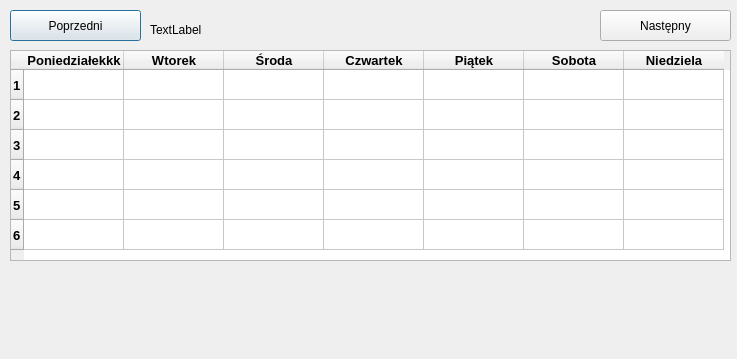
<?xml version="1.0" encoding="UTF-8"?>
<ui version="4.0">
 <class>Statystyki</class>
 <widget class="QDialog" name="Statystyki">
  <property name="geometry">
   <rect>
    <x>0</x>
    <y>0</y>
    <width>737</width>
    <height>359</height>
   </rect>
  </property>
  <property name="windowTitle">
   <string>Dialog</string>
  </property>
  <widget class="QTableWidget" name="tbwyswietlanie">
   <property name="geometry">
    <rect>
     <x>10</x>
     <y>50</y>
     <width>721</width>
     <height>211</height>
    </rect>
   </property>
   <property name="font">
    <font>
     <pointsize>10</pointsize>
     <weight>75</weight>
     <bold>true</bold>
    </font>
   </property>
   <property name="autoFillBackground">
    <bool>true</bool>
   </property>
   <row>
    <property name="text">
     <string>1</string>
    </property>
   </row>
   <row>
    <property name="text">
     <string>2</string>
    </property>
   </row>
   <row>
    <property name="text">
     <string>3</string>
    </property>
   </row>
   <row>
    <property name="text">
     <string>4</string>
    </property>
   </row>
   <row>
    <property name="text">
     <string>5</string>
    </property>
   </row>
   <row>
    <property name="text">
     <string>6</string>
    </property>
   </row>
   <column>
    <property name="text">
     <string>Poniedziałekkk</string>
    </property>
   </column>
   <column>
    <property name="text">
     <string>Wtorek</string>
    </property>
   </column>
   <column>
    <property name="text">
     <string>Środa</string>
    </property>
   </column>
   <column>
    <property name="text">
     <string>Czwartek</string>
    </property>
   </column>
   <column>
    <property name="text">
     <string>Piątek</string>
    </property>
   </column>
   <column>
    <property name="text">
     <string>Sobota</string>
    </property>
   </column>
   <column>
    <property name="text">
     <string>Niedziela</string>
    </property>
   </column>
  </widget>
  <widget class="QPushButton" name="pbPoprzedni">
   <property name="geometry">
    <rect>
     <x>10</x>
     <y>10</y>
     <width>131</width>
     <height>31</height>
    </rect>
   </property>
   <property name="text">
    <string>Poprzedni</string>
   </property>
  </widget>
  <widget class="QPushButton" name="pbNastepny">
   <property name="geometry">
    <rect>
     <x>600</x>
     <y>10</y>
     <width>131</width>
     <height>31</height>
    </rect>
   </property>
   <property name="text">
    <string>Następny</string>
   </property>
  </widget>
  <widget class="QLabel" name="lb">
   <property name="geometry">
    <rect>
     <x>150</x>
     <y>20</y>
     <width>441</width>
     <height>20</height>
    </rect>
   </property>
   <property name="text">
    <string>TextLabel</string>
   </property>
  </widget>
 </widget>
 <resources/>
 <connections/>
</ui>
